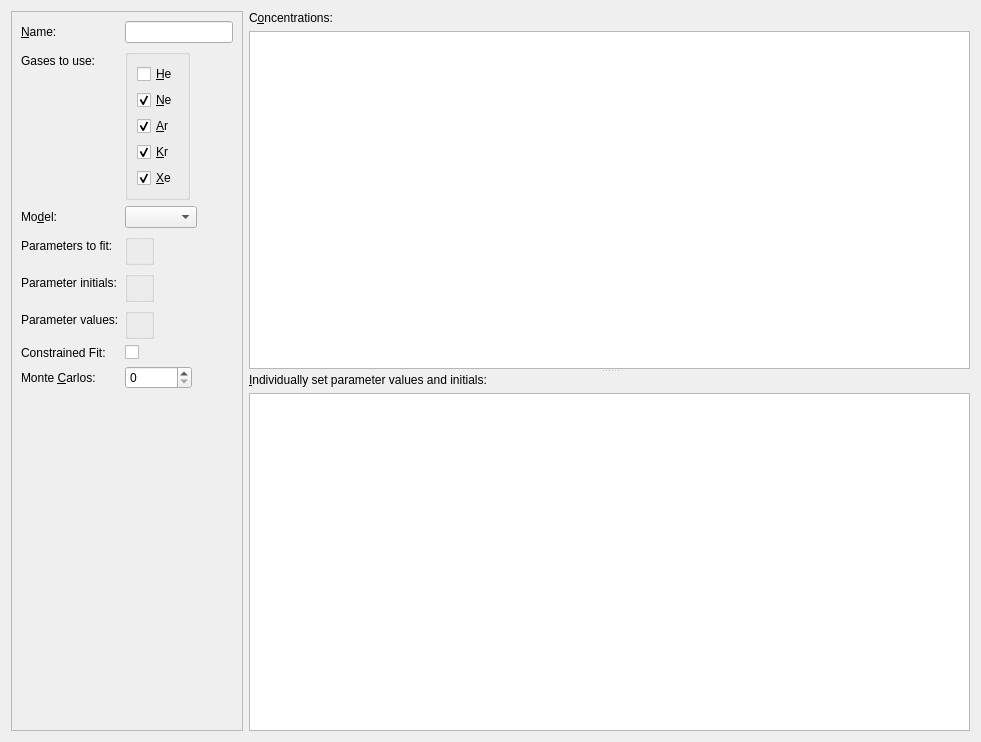
<?xml version="1.0" encoding="UTF-8"?>
<!--
Copyright © 2014 Michael Jung

This file is part of Panga.

Panga is free software: you can redistribute it and/or modify
it under the terms of the GNU General Public License as published by
the Free Software Foundation, either version 3 of the License, or
(at your option) any later version.

Panga is distributed in the hope that it will be useful,
but WITHOUT ANY WARRANTY; without even the implied warranty of
MERCHANTABILITY or FITNESS FOR A PARTICULAR PURPOSE. See the
GNU General Public License for more details.

You should have received a copy of the GNU General Public License
along with Panga.  If not, see <http://www.gnu.org/licenses/>.
-->
<ui version="4.0">
 <class>FitSetupWidget</class>
 <widget class="QWidget" name="FitSetupWidget">
  <property name="geometry">
   <rect>
    <x>0</x>
    <y>0</y>
    <width>981</width>
    <height>742</height>
   </rect>
  </property>
  <property name="windowTitle">
   <string>Form</string>
  </property>
  <layout class="QHBoxLayout" name="horizontalLayout">
   <item>
    <widget class="QScrollArea" name="scroll_area">
     <property name="sizePolicy">
      <sizepolicy hsizetype="Preferred" vsizetype="Expanding">
       <horstretch>0</horstretch>
       <verstretch>0</verstretch>
      </sizepolicy>
     </property>
     <property name="horizontalScrollBarPolicy">
      <enum>Qt::ScrollBarAlwaysOff</enum>
     </property>
     <property name="widgetResizable">
      <bool>true</bool>
     </property>
     <widget class="QWidget" name="scroll_area_vertical_layout">
      <property name="geometry">
       <rect>
        <x>0</x>
        <y>0</y>
        <width>239</width>
        <height>728</height>
       </rect>
      </property>
      <layout class="QVBoxLayout" name="verticalLayout">
       <item>
        <layout class="QFormLayout" name="form_layout">
         <property name="fieldGrowthPolicy">
          <enum>QFormLayout::ExpandingFieldsGrow</enum>
         </property>
         <item row="1" column="0">
          <widget class="QLabel" name="noble_gases_label">
           <property name="text">
            <string>Gases to use:</string>
           </property>
          </widget>
         </item>
         <item row="1" column="1">
          <widget class="QGroupBox" name="noble_gases_group_box">
           <property name="title">
            <string/>
           </property>
           <layout class="QVBoxLayout" name="verticalLayout_2">
            <item>
             <widget class="QCheckBox" name="he_check_box">
              <property name="text">
               <string>&amp;He</string>
              </property>
              <property name="checked">
               <bool>false</bool>
              </property>
             </widget>
            </item>
            <item>
             <widget class="QCheckBox" name="ne_check_box">
              <property name="text">
               <string>&amp;Ne</string>
              </property>
              <property name="checked">
               <bool>true</bool>
              </property>
             </widget>
            </item>
            <item>
             <widget class="QCheckBox" name="ar_check_box">
              <property name="text">
               <string>&amp;Ar</string>
              </property>
              <property name="checked">
               <bool>true</bool>
              </property>
             </widget>
            </item>
            <item>
             <widget class="QCheckBox" name="kr_check_box">
              <property name="text">
               <string>&amp;Kr</string>
              </property>
              <property name="checked">
               <bool>true</bool>
              </property>
             </widget>
            </item>
            <item>
             <widget class="QCheckBox" name="xe_check_box">
              <property name="text">
               <string>&amp;Xe</string>
              </property>
              <property name="checked">
               <bool>true</bool>
              </property>
             </widget>
            </item>
           </layout>
          </widget>
         </item>
         <item row="2" column="0">
          <widget class="QLabel" name="model_label">
           <property name="text">
            <string>Mo&amp;del:</string>
           </property>
           <property name="buddy">
            <cstring>model_combo_box</cstring>
           </property>
          </widget>
         </item>
         <item row="2" column="1">
          <widget class="QComboBox" name="model_combo_box">
           <property name="sizePolicy">
            <sizepolicy hsizetype="Preferred" vsizetype="Fixed">
             <horstretch>0</horstretch>
             <verstretch>0</verstretch>
            </sizepolicy>
           </property>
          </widget>
         </item>
         <item row="3" column="0">
          <widget class="QLabel" name="parameters_to_fit_label">
           <property name="text">
            <string>Parameters to fit:</string>
           </property>
          </widget>
         </item>
         <item row="3" column="1">
          <widget class="QGroupBox" name="parameters_group_box">
           <property name="title">
            <string/>
           </property>
           <layout class="QVBoxLayout" name="verticalLayout_3"/>
          </widget>
         </item>
         <item row="4" column="0">
          <widget class="QLabel" name="initials_label">
           <property name="text">
            <string>Parameter initials:</string>
           </property>
          </widget>
         </item>
         <item row="4" column="1">
          <widget class="QGroupBox" name="initials_group_box">
           <property name="title">
            <string/>
           </property>
           <layout class="QGridLayout" name="gridLayout"/>
          </widget>
         </item>
         <item row="5" column="0">
          <widget class="QLabel" name="values_label">
           <property name="text">
            <string>Parameter values:</string>
           </property>
          </widget>
         </item>
         <item row="5" column="1">
          <widget class="QGroupBox" name="values_group_box">
           <property name="title">
            <string/>
           </property>
           <layout class="QGridLayout" name="gridLayout_2"/>
          </widget>
         </item>
         <item row="7" column="0">
          <widget class="QLabel" name="n_monte_carlos_label">
           <property name="text">
            <string>Monte &amp;Carlos:</string>
           </property>
           <property name="buddy">
            <cstring>n_monte_carlos_spin_box</cstring>
           </property>
          </widget>
         </item>
         <item row="7" column="1">
          <widget class="QSpinBox" name="n_monte_carlos_spin_box">
           <property name="maximum">
            <number>99999999</number>
           </property>
          </widget>
         </item>
         <item row="0" column="1">
          <widget class="QLineEdit" name="name_lineedit"/>
         </item>
         <item row="0" column="0">
          <widget class="QLabel" name="name_label">
           <property name="text">
            <string>&amp;Name:</string>
           </property>
           <property name="buddy">
            <cstring>name_lineedit</cstring>
           </property>
          </widget>
         </item>
         <item row="6" column="1">
          <widget class="QCheckBox" name="constrained_fit_checkbox">
           <property name="text">
            <string/>
           </property>
          </widget>
         </item>
         <item row="6" column="0">
          <widget class="QLabel" name="constrained_fit_label">
           <property name="text">
            <string>Constrained Fit:</string>
           </property>
          </widget>
         </item>
        </layout>
       </item>
      </layout>
     </widget>
    </widget>
   </item>
   <item>
    <widget class="QSplitter" name="splitter">
     <property name="sizePolicy">
      <sizepolicy hsizetype="Expanding" vsizetype="Expanding">
       <horstretch>1</horstretch>
       <verstretch>0</verstretch>
      </sizepolicy>
     </property>
     <property name="orientation">
      <enum>Qt::Vertical</enum>
     </property>
     <widget class="QWidget" name="layoutWidget">
      <layout class="QVBoxLayout" name="concentrations_layout">
       <item>
        <widget class="QLabel" name="concentrations_label">
         <property name="text">
          <string>C&amp;oncentrations:</string>
         </property>
         <property name="buddy">
          <cstring>concentrations_view</cstring>
         </property>
        </widget>
       </item>
       <item>
        <widget class="ConcentrationsView" name="concentrations_view">
         <property name="sizePolicy">
          <sizepolicy hsizetype="MinimumExpanding" vsizetype="Expanding">
           <horstretch>1</horstretch>
           <verstretch>1</verstretch>
          </sizepolicy>
         </property>
         <property name="selectionMode">
          <enum>QAbstractItemView::ContiguousSelection</enum>
         </property>
        </widget>
       </item>
      </layout>
     </widget>
     <widget class="QWidget" name="layoutWidget_2">
      <layout class="QVBoxLayout" name="parameter_setup_layout">
       <item>
        <widget class="QLabel" name="parameter_setup_label">
         <property name="text">
          <string>&amp;Individually set parameter values and initials:</string>
         </property>
         <property name="buddy">
          <cstring>parameter_setup_view</cstring>
         </property>
        </widget>
       </item>
       <item>
        <widget class="ParameterSetupView" name="parameter_setup_view">
         <property name="sizePolicy">
          <sizepolicy hsizetype="MinimumExpanding" vsizetype="Expanding">
           <horstretch>1</horstretch>
           <verstretch>0</verstretch>
          </sizepolicy>
         </property>
         <property name="selectionMode">
          <enum>QAbstractItemView::ContiguousSelection</enum>
         </property>
        </widget>
       </item>
      </layout>
     </widget>
    </widget>
   </item>
  </layout>
 </widget>
 <customwidgets>
  <customwidget>
   <class>ParameterSetupView</class>
   <extends>QTableView</extends>
   <header>parametersetupview.h</header>
  </customwidget>
  <customwidget>
   <class>ConcentrationsView</class>
   <extends>QTableView</extends>
   <header>concentrationsview.h</header>
  </customwidget>
 </customwidgets>
 <tabstops>
  <tabstop>he_check_box</tabstop>
  <tabstop>ne_check_box</tabstop>
  <tabstop>ar_check_box</tabstop>
  <tabstop>kr_check_box</tabstop>
  <tabstop>xe_check_box</tabstop>
  <tabstop>model_combo_box</tabstop>
  <tabstop>n_monte_carlos_spin_box</tabstop>
  <tabstop>concentrations_view</tabstop>
  <tabstop>parameter_setup_view</tabstop>
 </tabstops>
 <resources/>
 <connections/>
</ui>
